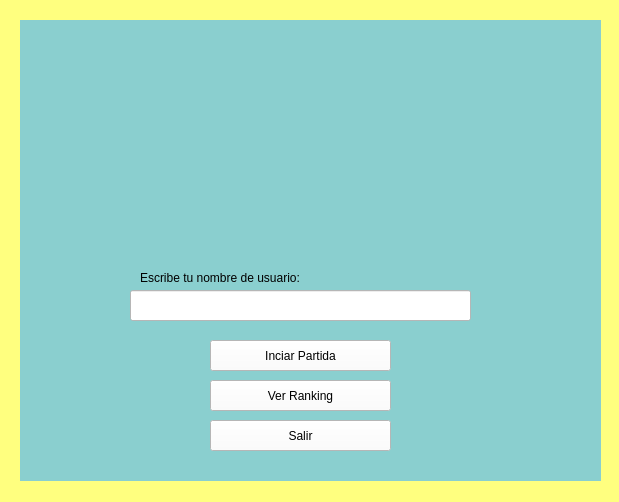
<?xml version="1.0" encoding="UTF-8"?>
<ui version="4.0">
 <class>MainWindow</class>
 <widget class="QMainWindow" name="MainWindow">
  <property name="geometry">
   <rect>
    <x>0</x>
    <y>0</y>
    <width>619</width>
    <height>502</height>
   </rect>
  </property>
  <property name="windowTitle">
   <string>Alzvil DCCimpsons</string>
  </property>
  <property name="windowIcon">
   <iconset>
    <normaloff>../sprites/Objetos/Dona.png</normaloff>../sprites/Objetos/Dona.png</iconset>
  </property>
  <property name="styleSheet">
   <string notr="true">background-color: rgb(255, 255, 127);</string>
  </property>
  <widget class="QWidget" name="centralwidget">
   <widget class="QLabel" name="label_3">
    <property name="geometry">
     <rect>
      <x>20</x>
      <y>20</y>
      <width>581</width>
      <height>461</height>
     </rect>
    </property>
    <property name="styleSheet">
     <string notr="true">background-color: rgb(138, 207, 207);
gridline-color: rgb(255, 255, 255);
border-color: rgb(255, 255, 255);
border-color: rgb(255, 255, 255);</string>
    </property>
    <property name="text">
     <string/>
    </property>
   </widget>
   <widget class="QLabel" name="logo">
    <property name="geometry">
     <rect>
      <x>180</x>
      <y>30</y>
      <width>251</width>
      <height>231</height>
     </rect>
    </property>
    <property name="minimumSize">
     <size>
      <width>251</width>
      <height>231</height>
     </size>
    </property>
    <property name="styleSheet">
     <string notr="true">background-color: rgb(138, 207, 207);</string>
    </property>
    <property name="text">
     <string/>
    </property>
    <property name="pixmap">
     <pixmap>../sprites/Logo.png</pixmap>
    </property>
    <property name="scaledContents">
     <bool>true</bool>
    </property>
   </widget>
   <widget class="QLineEdit" name="input_usuario">
    <property name="geometry">
     <rect>
      <x>130</x>
      <y>290</y>
      <width>341</width>
      <height>31</height>
     </rect>
    </property>
    <property name="styleSheet">
     <string notr="true">background-color: rgb(255, 255, 255);
border-color: rgb(85, 170, 255);</string>
    </property>
   </widget>
   <widget class="QPushButton" name="boton_comenzar">
    <property name="geometry">
     <rect>
      <x>210</x>
      <y>340</y>
      <width>181</width>
      <height>31</height>
     </rect>
    </property>
    <property name="styleSheet">
     <string notr="true">background-color: rgb(255, 255, 255);</string>
    </property>
    <property name="text">
     <string>Inciar Partida</string>
    </property>
   </widget>
   <widget class="QPushButton" name="boton_ranking">
    <property name="geometry">
     <rect>
      <x>210</x>
      <y>380</y>
      <width>181</width>
      <height>31</height>
     </rect>
    </property>
    <property name="styleSheet">
     <string notr="true">background-color: rgb(255, 255, 255);</string>
    </property>
    <property name="text">
     <string>Ver Ranking</string>
    </property>
   </widget>
   <widget class="QPushButton" name="boton_salir">
    <property name="geometry">
     <rect>
      <x>210</x>
      <y>420</y>
      <width>181</width>
      <height>31</height>
     </rect>
    </property>
    <property name="styleSheet">
     <string notr="true">background-color: rgb(255, 255, 255);</string>
    </property>
    <property name="text">
     <string>Salir</string>
    </property>
   </widget>
   <widget class="QLabel" name="label_2">
    <property name="geometry">
     <rect>
      <x>140</x>
      <y>270</y>
      <width>161</width>
      <height>16</height>
     </rect>
    </property>
    <property name="styleSheet">
     <string notr="true">alternate-background-color: rgb(85, 170, 255);
background-color: rgb(138, 207, 207);</string>
    </property>
    <property name="text">
     <string>Escribe tu nombre de usuario:</string>
    </property>
   </widget>
  </widget>
 </widget>
 <resources/>
 <connections/>
</ui>
